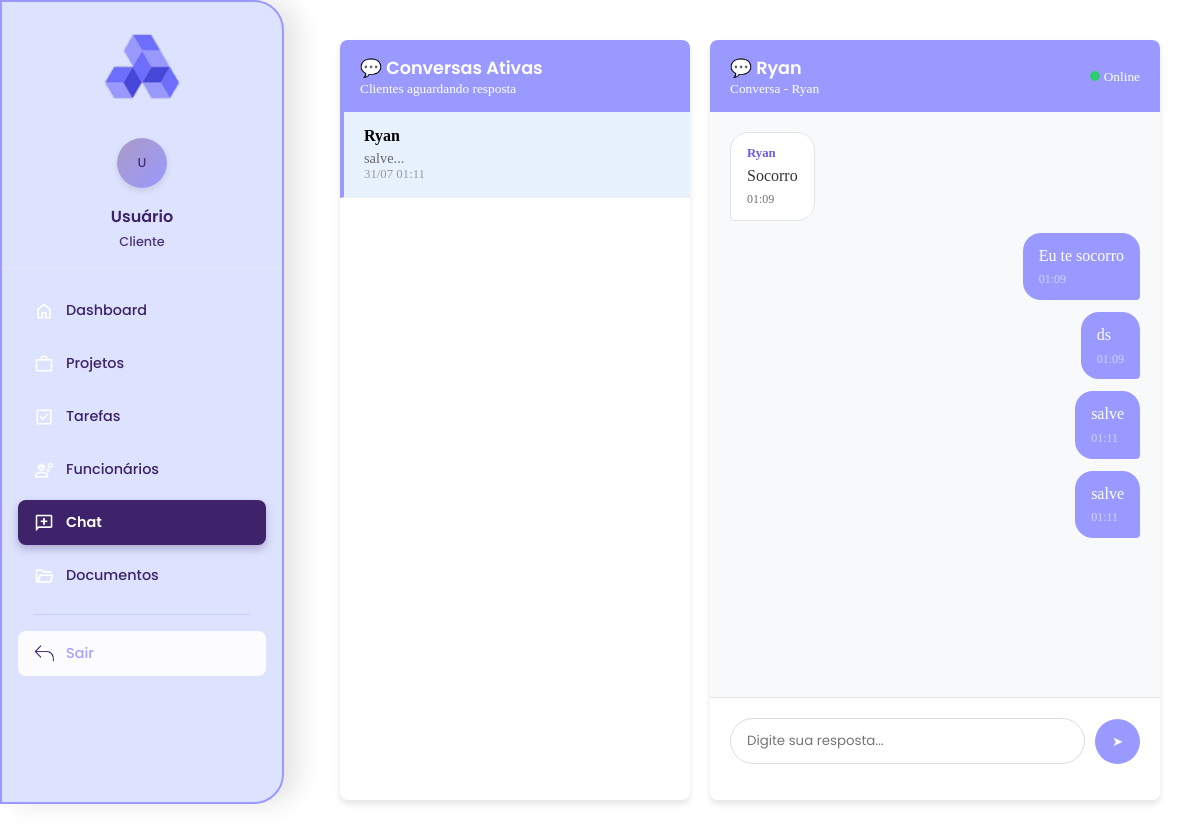
/gestor/chat.php?conversa=1, run on the app's committed database.
### tables this page shows
CREATE TABLE `conversas` (
  `id` int(11) NOT NULL,
  `cliente_id` int(11) NOT NULL,
  `titulo` varchar(255) NOT NULL,
  `status` enum('ativa','fechada','pausada') DEFAULT 'ativa',
  `criado_em` timestamp NOT NULL DEFAULT current_timestamp(),
  `ultima_mensagem` timestamp NOT NULL DEFAULT current_timestamp() ON UPDATE current_timestamp()
);

CREATE TABLE `usuarios` (
  `id` int(11) NOT NULL,
  `nome` varchar(100) NOT NULL,
  `email` varchar(100) NOT NULL,
  `senha` varchar(255) NOT NULL,
  `tipo` enum('cliente','admin','funcionario') NOT NULL,
  `criado_em` timestamp NOT NULL DEFAULT current_timestamp()
);

CREATE TABLE `chat_mensagens` (
  `id` int(11) NOT NULL,
  `conversa_id` int(11) NOT NULL,
  `remetente_id` int(11) NOT NULL,
  `mensagem` text NOT NULL,
  `lida` tinyint(1) DEFAULT 0,
  `enviado_em` timestamp NOT NULL DEFAULT current_timestamp()
);

### gestor/chat.php (the view, shortened to what this page needs)
<?php include 'sidebar.php'; ?>
<?php
$pdo = null;
if (!isset($pdo) || $pdo === null) {
    try {
        $host = 'localhost';
        $dbname = 'augebit';
        $username = 'root';
        $password = '';
        $pdo = new PDO("mysql:host=$host;dbname=$dbname;charset=utf8mb4", $username, $password);
        $pdo->setAttribute(PDO::ATTR_ERRMODE, PDO::ERRMODE_EXCEPTION);
        $pdo->setAttribute(PDO::ATTR_DEFAULT_FETCH_MODE, PDO::FETCH_ASSOC);
    } catch (PDOException $e) {
        die("
        <div style='font-family: Arial; padding: 20px; background: #f8d7da; color: #721c24; border-radius: 5px; margin: 20px;'>
            <h3>❌ Erro de Conexão</h3>
            <p><strong>Não foi possível conectar ao banco de dados.</strong></p>
            <p><strong>Erro:</strong> " . htmlspecialchars($e->getMessage()) . "</p>
        </div>
        ");
    }
}
$conversa_id = isset($_GET['conversa']) ? (int)$_GET['conversa'] : null;
$cliente_selecionado = null;
if ($conversa_id) {
    $stmt = $pdo->prepare("
        SELECT c.*, u.nome as cliente_nome
        FROM conversas c
        JOIN usuarios u ON c.cliente_id = u.id
        WHERE c.id = ?
    ");
    $stmt->execute([$conversa_id]);
    $cliente_selecionado = $stmt->fetch();
}
$stmt = $pdo->prepare("
    SELECT
        c.id,
        c.cliente_id,
        u.nome as cliente_nome,
        c.titulo,
        c.ultima_mensagem,
        c.status,
        COUNT(CASE WHEN m.lida = 0 AND m.remetente_id = c.cliente_id THEN 1 END) as mensagens_nao_lidas,
        (SELECT mensagem FROM chat_mensagens WHERE conversa_id = c.id ORDER BY enviado_em DESC LIMIT 1) as ultima_mensagem_texto
    FROM conversas c
    LEFT JOIN usuarios u ON c.cliente_id = u.id
    LEFT JOIN chat_mensagens m ON c.id = m.conversa_id
    WHERE c.status = 'ativa'
    GROUP BY c.id
    ORDER BY c.ultima_mensagem DESC
");
$stmt->execute();
$conversas = $stmt->fetchAll();
$mensagens_iniciais = [];
if ($conversa_id) {
    $stmt = $pdo->prepare("
        SELECT m.*, u.nome as remetente_nome, u.tipo as remetente_tipo
        FROM chat_mensagens m
        JOIN usuarios u ON m.remetente_id = u.id
        WHERE m.conversa_id = ?
        ORDER BY m.enviado_em ASC
        LIMIT 50
    ");
    $stmt->execute([$conversa_id]);
    $mensagens_iniciais = $stmt->fetchAll();
}
?>
<!DOCTYPE html>
<html lang="pt-br">
<head>
    <link rel="stylesheet" href="css/geral.css">
</head>
<body>
    <div class="main-content">
        <div class="chat-layout">
            <div class="conversations-panel">
                <div class="conversations-header">
                    <h3>💬 Conversas Ativas</h3>
                    <small>Clientes aguardando resposta</small>
                </div>
                <div class="conversations-list">
                    <?php if (empty($conversas)): ?>
                        <div class="empty-state">
                            <p>Nenhuma conversa ativa no momento.</p>
                        </div>
                    <?php else: ?>
                        <?php foreach ($conversas as $conv): ?>
                            <div class="conversation-item <?= $conv['id'] == $conversa_id ? 'active' : '' ?>"
                                 onclick="selecionarConversa(<?= $conv['id'] ?>)">
                                <div class="conversation-client">
                                    <strong><?= htmlspecialchars($conv['cliente_nome']) ?></strong>
                                </div>
                                <div class="conversation-preview">
                                    <?= htmlspecialchars(substr($conv['ultima_mensagem_texto'] ?? 'Nova conversa', 0, 50)) ?>...
                                </div>
                                <div class="conversation-time">
                                    <?= date('d/m H:i', strtotime($conv['ultima_mensagem'])) ?>
                                </div>
                            </div>
                        <?php endforeach; ?>
                    <?php endif; ?>
                </div>
            </div>
            <div class="chat-container">
                <?php if (!$cliente_selecionado): ?>
                    <div class="no-conversation">
                        <h3>👈 Selecione uma conversa</h3>
                        <p>Escolha um cliente na lista ao lado para iniciar o atendimento.</p>
                    </div>
                <?php else: ?>
                    <div class="chat-header">
                        <div>
                            <h3>💬 <?= htmlspecialchars($cliente_selecionado['cliente_nome']) ?></h3>
                            <small><?= htmlspecialchars($cliente_selecionado['titulo']) ?></small>
                        </div>
                        <div>
                            <span class="status-online"></span>
                            <small>Online</small>
                        </div>
                    </div>
                    <div class="chat-messages" id="chatMessages">
                        <?php if (empty($mensagens_iniciais)): ?>
                            <div class="empty-state">
                                <h4>💬 Conversa iniciada</h4>
                                <p>Inicie o atendimento ao cliente <?= htmlspecialchars($cliente_selecionado['cliente_nome']) ?>.</p>
                            </div>
                        <?php else: ?>
                            <?php foreach ($mensagens_iniciais as $msg): ?>
                                <div class="message <?= $msg['remetente_tipo'] ?>" data-id="<?= $msg['id'] ?>">
                                    <?php if ($msg['remetente_tipo'] == 'cliente'): ?>
                                        <div class="message-sender">
                                            <?= htmlspecialchars($msg['remetente_nome']) ?>
                                        </div>
                                    <?php endif; ?>
                                    <div class="message-content">
                                        <?= nl2br(htmlspecialchars($msg['mensagem'])) ?>
                                    </div>
                                    <div class="message-time">
                                        <?= date('H:i', strtotime($msg['enviado_em'])) ?>
                                    </div>
                                </div>
                            <?php endforeach; ?>
                        <?php endif; ?>
                    </div>
                    <div class="chat-input">
                        <form id="chatForm" class="input-group">
                            <textarea
                                id="messageInput"
                                class="message-input"
                                placeholder="Digite sua resposta..."
                                rows="1"
                                maxlength="1000"
                                required
                            ></textarea>
                            <button type="submit" class="send-btn" id="sendBtn">
                                ➤
                            </button>
                        </form>
                    </div>
                <?php endif; ?>
            </div>
        </div>
    </div>
</body>
</html>

### gestor/css/geral.css (style rules this page uses)
.main-content { margin-left: 300px; padding: 2rem; }
h3 { font-family: 'Poppins'; font-weight: 200px; }
textarea { font-family: 'Poppins'; font-weight: 200px; }

### gestor/chat.php (style rules this page uses)
:root { --primary-color: #9999FF; --accent-color: #6c5ce7; --success-color: #2ecc71; --border-radius: 8px; --box-shadow: 0 4px 6px rgba(0, 0, 0, 0.1); --transition: all 0.3s ease; }
.chat-layout { display: grid; grid-template-columns: 350px 1fr; gap: 20px; height: calc(100vh - 40px); max-height: 800px; }
.conversations-panel { background: white; border-radius: var(--border-radius); box-shadow: var(--box-shadow); display: flex; flex-direction: column; }
.conversations-header { background: var(--primary-color); color: white; padding: 15px 20px; border-radius: var(--border-radius) var(--border-radius) 0 0; }
.conversations-header h3 { margin: 0; font-size: 1.1rem; }
.conversations-list { flex: 1; overflow-y: auto; }
.conversation-item { padding: 15px 20px; border-bottom: 1px solid #f0f0f0; cursor: pointer; transition: var(--transition); position: relative; }
.conversation-item.active { background: #e8f2ff; border-left: 4px solid var(--primary-color); }
.conversation-client { font-weight: 600; margin-bottom: 5px; display: flex; justify-content: space-between; align-items: center; }
.conversation-preview { font-size: 0.9rem; color: #666; white-space: nowrap; overflow: hidden; text-overflow: ellipsis; }
.conversation-time { font-size: 0.8rem; color: #999; }
.chat-container { background: white; border-radius: var(--border-radius); box-shadow: var(--box-shadow); display: flex; flex-direction: column; }
.chat-header { background: var(--primary-color); color: white; padding: 15px 20px; border-radius: var(--border-radius) var(--border-radius) 0 0; display: flex; align-items: center; justify-content: space-between; }
.chat-header h3 { margin: 0; font-size: 1.1rem; }
.status-online { width: 10px; height: 10px; background: var(--success-color); border-radius: 50%; display: inline-block; margin-left: 8px; }
.chat-messages { flex: 1; padding: 20px; overflow-y: auto; background: #f8f9fa; display: flex; flex-direction: column; gap: 12px; }
.message { max-width: 70%; padding: 12px 16px; border-radius: 18px; line-height: 1.4; position: relative; }
.message.cliente { background: white; color: #333; align-self: flex-start; border: 1px solid #e1e5e9; border-bottom-left-radius: 4px; }
.message.gestor, .message.admin { background: var(--primary-color); color: white; align-self: flex-end; border-bottom-right-radius: 4px; }
.message-time { font-size: 0.75rem; opacity: 0.7; margin-top: 4px; }
.message.gestor .message-time, .message.admin .message-time { color: rgba(255,255,255,0.8); }
.message-sender { font-size: 0.8rem; font-weight: 600; margin-bottom: 2px; color: var(--accent-color); }
.chat-input { padding: 20px; border-top: 1px solid #e1e5e9; background: white; border-radius: 0 0 var(--border-radius) var(--border-radius); }
.input-group { display: flex; gap: 10px; align-items: flex-end; }
.message-input { flex: 1; padding: 12px 16px; border: 1px solid #ddd; border-radius: 25px; resize: none; max-height: 100px; min-height: 45px; outline: none; transition: var(--transition); }
.send-btn { background: var(--primary-color); color: white; border: none; border-radius: 50%; width: 45px; height: 45px; cursor: pointer; display: flex; align-items: center; justify-content: center; transition: var(--transition); }

### data on the page
conversas: cliente.nome "Ryan", ultima_mensagem_texto "salve", ultima_mensagem "31/07 01:11", titulo "Conversa - Ryan"
chat_mensagens: remetente.nome "Ryan", mensagem "Socorro", enviado_em "01:09"
chat_mensagens: mensagem "Eu te socorro", enviado_em "01:09"
chat_mensagens: mensagem "ds", enviado_em "01:09"
chat_mensagens: mensagem "salve", enviado_em "01:11"
chat_mensagens: mensagem "salve", enviado_em "01:11"

### other printed values
substr($_SESSION['usuario_nome'] ?? 'U', 0, 1) "U"
$_SESSION['usuario_nome'] "Usuário"
getUserTypeName($userType) "Cliente"
$item['label'] "Dashboard"
$item['label'] "Projetos"
$item['label'] "Tarefas"
$item['label'] "Funcionários"
$item['label'] "Chat"
$item['label'] "Documentos"
